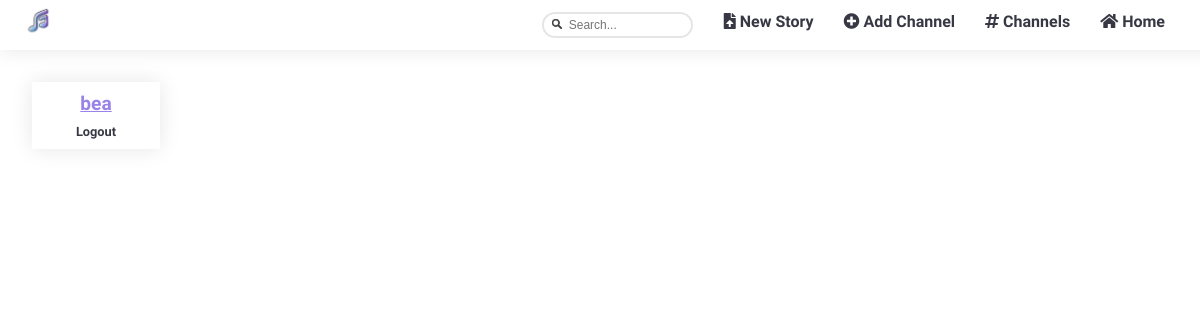
The page /pages/mainpage.php (signed in) on the database as committed earlier.
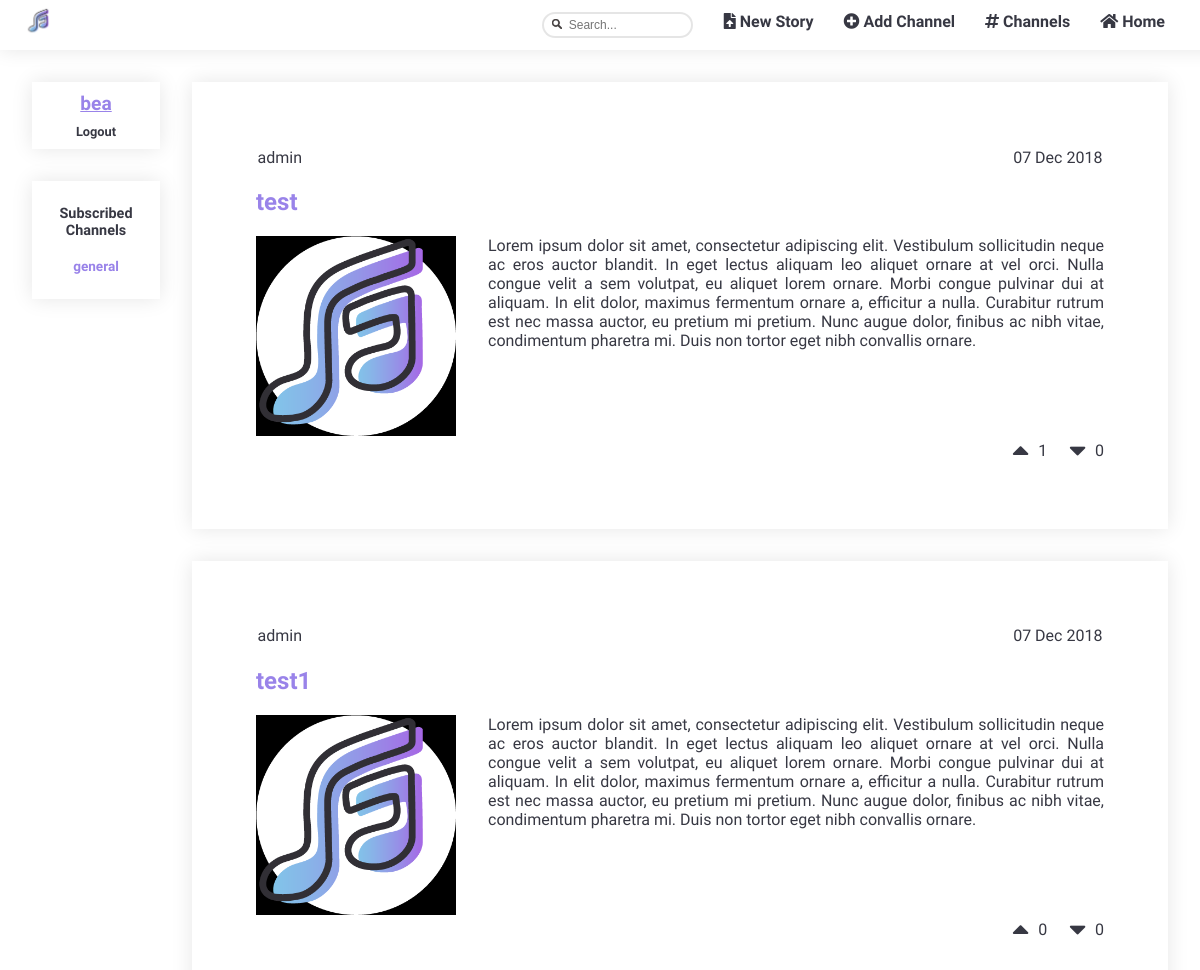
The same page on the database as committed later.
### tables this page shows
CREATE TABLE subscribed (
  id INTEGER PRIMARY KEY,
  user VARCHAR REFERENCES users,
  channel VARCHAR REFERENCES channels
);

CREATE TABLE stories (id INTEGER PRIMARY KEY, title VARCHAR, text VARCHAR, author VARCHAR REFERENCES users, datetime DATETIME, upvotes INTEGER, downvotes INTEGER, channel VARCHAR REFERENCES channels);

### database/db_channels.php (called while the page is built, shortened)
<?php
  include('../database/db_connection.php');
  function getSubbedChannels($username) {
    global $db;
    $stmt = $db->prepare('SELECT channel FROM subscribed WHERE user = ?');
    $stmt->execute(array($username));
    return $stmt->fetchAll();
  }
  function getStoriesInChannel($channel) {
    global $db;
    $stmt = $db->prepare('SELECT * FROM stories WHERE channel = ? ORDER BY [datetime] DESC');
    $stmt->execute(array($channel));
    return $stmt->fetchAll();
  }
?>

### templates/tpl_stories.php (the view, shortened to what this page needs)
<?php function draw_story($story) {
$date_str = $story['datetime'];
$date = strtotime($date_str);
?>
  <article id="story" class = "blockStyle blockLayout">
    <header>
      <span id="user"> <?= $story['author']?></span>
      <span id="date"> <?= date('d M Y',$date)?></span>
    </header>
    <h2><a href="../pages/story_page.php?story_id=<?=$story['id']?>"><?= $story['title']?></a></h2>
    <div id = "storyContent">
      <img src= "../img/stories/thumbs_medium/<?=$story['id']?>.png" width="200" height="200">
      <div id = "storyTextAndTrack">
        <p> <?= $story['text']?></p>
      </div>
    </div>
    <footer>
      <section id="upvote">
        <form method="post" action="../actions/action_vote_story.php">
          <button type="submit" class="voteup_btn">
            <i class="fas fa-caret-up fa-2x"></i>
          </button>
        </form>
        <span id = numUpvotes><?= $story['upvotes']?></span>
      </section>
      <section id="downvote">
        <form method="post" action="../actions/action_vote_story.php">
          <button type="submit" class="votedown_btn">
            <i class="fas fa-caret-down fa-2x"></i>
          </button>
        </form>
        <span id = numDownvotes><?= $story['downvotes']?></span>
      </section>
    </footer>
  </article>
<?php
} ?>

### pages/mainpage.php (shortened to what this page needs)
<?php
    include_once('../templates/tpl_common.php');
    include_once('../templates/tpl_account.php');
    include_once('../database/db_channels.php');
    include_once('../templates/tpl_feed.php');
    if (!isset($_SESSION['username'])) {
        draw_header(null);
        draw_sidebar(null);
    }
    else {
        draw_header($_SESSION['username']);
        $subbed_channels = getSubbedChannels($_SESSION['username']);
        draw_sidebar($subbed_channels);
    }
    draw_feed($_SESSION['username']);
    draw_footer();
?>

### templates/tpl_common.php (shortened to what this page needs)
<?php function draw_header($username) { ?>
  <!DOCTYPE html>
  <html>
    <head>
      <link rel="stylesheet" href="../css/style.css">
      <link rel="stylesheet" href="https://use.fontawesome.com/releases/v5.3.1/css/all.css">
    </head>
    <body>
      <div class = "navBar">
        <nav class="tabs">
          <ul>
            <li><a href="../pages/mainpage.php"><i class="fas fa-home"></i> Home</a></li>
            <li><a href="../pages/channels_list.php"><i class="fas fa-hashtag"></i> Channels</a></li>
            <?php if ($username != NULL) { ?>
              <li><a href="../pages/add_channel.php?username=<?= $username ?>"><i class="fas fa-plus-circle"></i> Add Channel</a></li>
              <li><a href="../pages/upload.php?username=<?= $username ?>"><i class="fas fa-file-upload"></i> New Story</a></li>
            <?php } ?>
          </ul>
          <form method="POST" action="../pages/search.php">
            <label><input type="text" name="search" class="inputField" placeholder="Search..." required></label>
          </form>
        </nav>
        <img src= "../img/logo.png" height="40" width="40"/>
      </div>
<?php } ?>
<?php function draw_footer() {  ?>
  </body>
</html>
<?php } ?>

### templates/tpl_account.php (shortened to what this page needs)
<?php function draw_sidebar($subbed_channels) {
?>
  <section id="sidebar">
    <?php
      draw_sidebar_login();
      draw_sidebar_subs($subbed_channels);
    ?>
  </section>
<?php } ?>
<?php function draw_sidebar_login() {
  if (isset($_SESSION['username']))
  {
    $username = $_SESSION['username'];?>
    <section id="sidebar_login" class="blockStyle">
        <a href="../pages/edit_profile.php?user=<?= $username ?>"><?= $username ?></a>
        <div><a href="../actions/action_logout.php">Logout</a></div>
    </section>
    <?php }
} ?>
<?php function draw_sidebar_subs($subbed_channels) {
  if (isset($_SESSION['username']) && !empty($subbed_channels)) {
    ?>
    <section id="sidebar_subs" class= "blockStyle">
      <h1>Subscribed Channels</h1>
      <ul>
        <?php
          foreach($subbed_channels as $subbed_channel) { ?>
            <li>
              <a href="../pages/channel_page.php?channel=<?= $subbed_channel['channel'] ?>"><?= $subbed_channel['channel'] ?></a>
            </li>
        <?php }
        ?>
      </ul>
    </section>
<?php }
}?>

### templates/tpl_feed.php
<?php
include_once('../templates/tpl_stories.php');
function draw_feed($username) {?>
    <section id="stories_list" class="page">
    <?php
    $all_channels =getSubbedChannels($username);
    foreach($all_channels as $channel){
        foreach($channel as $channel_name){
            $stories_in_channel = getStoriesInChannel($channel_name);
            foreach($stories_in_channel as $story){
                draw_story($story);
            }
            break;
        }
    }
 } ?>

### css/style.css (style rules this page uses)
body { margin: 0 0; display: grid; grid-template-columns: 10em 7fr; grid-template-rows: 1fr auto; overflow-x: hidden; --bg-color: white; --font-color: #373843; --search-background-color: #e8e8e8; --error-color: rgba(236, 96, 96, 0.829); --success-color:rgba(87, 236, 94, 0.829); --link-color: rgb(153, 131, 233); --font-hover-color: white; --box-shadow-color: rgba(0,0,0,0.1); --grad-start-color: rgb(131, 193, 233); --grad-end-color: #A46BE5; --washed-out-blue:#aec5e05c; --font: 'Abel'; font-family: var(--font), sans-serif; }
.inputField { color:var(--font-color); border: 2px solid var(--box-shadow-color); border-radius:50px; font-size: 12px; padding-left:12px !important; background: none; }
.blockLayout { padding: 2em; grid-area: 2 / 2 / span 1 / span 1; display: flex; flex-direction: column; justify-content: center; }
.blockStyle { box-shadow: 0px 0px 20px var(--box-shadow-color); font: var(--font); color: var(--font-color); }
.page { margin: 2em 2em 0 2em; }
p { text-align: justify; margin-block-start: 0; }
.navBar { grid-area: 1 / 1 / span 1 / span 2; }
.navBar img { position: fixed; top: 0; left: 0; padding-left: 20px; }
.tabs { width: 100%; float: left; padding: 12px; background-color: var(--bg-color); box-shadow:0px 0px 20px var(--box-shadow-color); }
.tabs form { float: right; margin-right: 1em; }
.tabs form input { height: 20px; width:120px; background-image: url('../img/searchiscon.png'); background-repeat: no-repeat; background-position: 8px 5px; background-size: 10px 10px; padding-left:25px !important; }
.tabs form label { color: var(--font-color); }
.tabs ul { list-style: none; margin: 0 auto; margin: 0em 2em; }
.tabs li { float: right; }
.tabs li a { padding: 8px 15px; text-decoration: none; font-weight: bold; color: var(--font-color); }
#sidebar_login { margin: 2em 0 0 2em; padding: 0.5em; grid-area: 2 / 1 / span 1 / span 1; display: flex; flex-direction: column; }
#sidebar_login div { display: flex; }
#sidebar_login div a { justify-self: center; font-family: var(--font), sans-serif; font-weight: bold; font-size: 0.8em; text-decoration: none; color: var(--font-color); margin: 0.5em auto auto auto; padding: 0.1em; }
#sidebar_login > a { justify-self: center; font-family: var(--font), sans-serif; font-weight: bold; font-size: 1.2em; color: var(--link-color); margin: auto; padding: 0.1em; }
#sidebar_subs { margin: 2em 0 0 2em; padding: 0.5em; grid-area: 2 / 1 / span 1 / span 1; display: flex; flex-direction: column; }
#sidebar_subs ul { list-style-type: none; list-style: none; padding: 0; }
#sidebar_subs ul { text-align: center; }
#sidebar_subs h1 { color: var(--font-color); font-size: 0.9em; padding: 0.1em; margin: 1em 0 0 0; text-align: center; }
#sidebar_subs a { justify-self: center; text-decoration: none; font-family: var(--font), sans-serif; font-weight: bold; font-size: 0.85em; color: var(--link-color); margin: auto; padding: 0.1em; color: var(--link-color); text-align: center; }
#story { padding: 4em !important; margin-bottom: 2em; }
#story > header { display: flex; flex-direction: row; }
#story > footer { margin-left: auto; display: flex; flex-direction: row; }
#story > h2 > a { color: var(--link-color); text-decoration: none; }
#story #numUpvotes, #story #numDownvotes { display: grid; align-content: center; margin-left: 0.2em; }
#story > footer #upvote, #story > footer #downvote { display: flex; flex-direction: row; margin-right:1em; }
#story > footer #downvote { margin-right: 0; }
#story #user { margin-right:auto; }
#story > header > * { display: grid; padding: 0.1em; margin: 0; align-content: center; }
#story #storyContent { display: flex; flex-direction: row; }
#story #storyTextAndTrack { display: flex; flex-direction: column; margin: 0 0 0 2em; }
.voteup_btn, .votedown_btn { border:none; color:var(--font-color); background-color: transparent; }

Rows that differ between the two databases and show on the page:
added subscribed: channel "general"
now on this page (row unchanged): stories: author "admin", datetime "07 Dec 2018", title "test", text "Lorem ipsum dolor sit amet, consectetur adipiscing elit. Vestibulum sollicitudin neque ac eros auctor blandit. In eget lectus aliquam leo aliquet ornare at vel orci. Nulla congue velit a sem volutpat, eu aliquet lorem ornare. Morbi congue pulvinar dui at aliquam. In elit dolor, maximus fermentum ornare a, efficitur a nulla. Curabitur rutrum est nec massa auctor, eu pretium mi pretium. Nunc augue dolor, finibus ac nibh vitae, condimentum pharetra mi. Duis non tortor eget nibh convallis ornare.", upvotes "1", downvotes "0"
now on this page (row unchanged): stories: author "admin", datetime "07 Dec 2018", title "test1", text "Lorem ipsum dolor sit amet, consectetur adipiscing elit. Vestibulum sollicitudin neque ac eros auctor blandit. In eget lectus aliquam leo aliquet ornare at vel orci. Nulla congue velit a sem volutpat, eu aliquet lorem ornare. Morbi congue pulvinar dui at aliquam. In elit dolor, maximus fermentum ornare a, efficitur a nulla. Curabitur rutrum est nec massa auctor, eu pretium mi pretium. Nunc augue dolor, finibus ac nibh vitae, condimentum pharetra mi. Duis non tortor eget nibh convallis ornare.", upvotes "0", downvotes "0"
Other text that changed with them:
text now shown: "Subscribed Channels"
